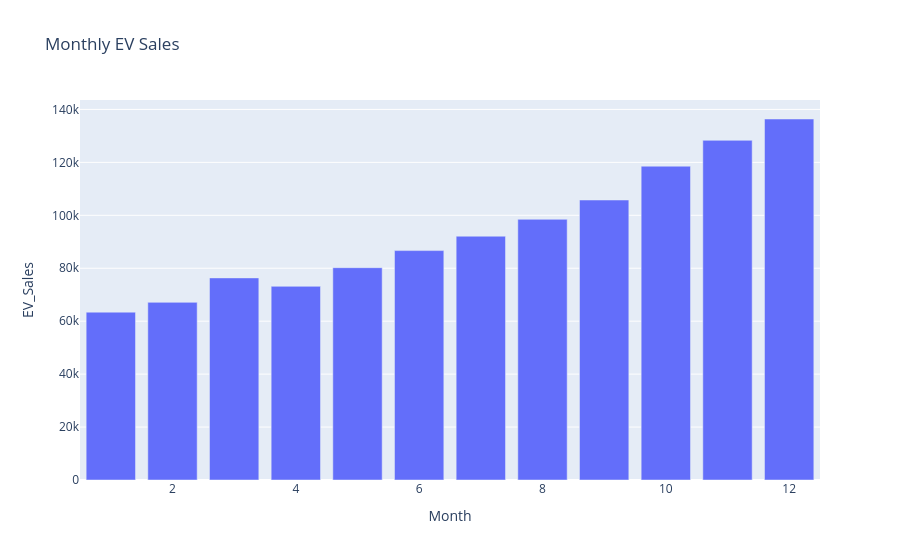

Write notebook code for a chart like this one.
### Code cell
fig = px.bar(
    monthly,
    x="Month",
    y="EV_Sales",
    title="Monthly EV Sales"
)

fig.show()

### Figure 1 — Plotly figure (JSON) as saved in the notebook; plotly's stock layout.template omitted (floating-point values rounded to 4 significant figures)
{"data": [{"hovertemplate": "Month=%{x}<br>EV_Sales=%{y}<extra></extra>", "legendgroup": "", "marker": {"color": "#636efa", "pattern": {"shape": ""}}, "name": "", "orientation": "v", "showlegend": false, "textposition": "auto", "type": "bar", "x": [1, 2, 3, 4, 5, 6, 7, 8, 9, 10, 11, 12], "xaxis": "x", "y": [63410, 67110, 76350, 73160, 80210, 86670, 92100, 98480, 105780, 118550, 128320, 136380], "yaxis": "y"}], "layout": {"barmode": "relative", "legend": {"tracegroupgap": 0}, "title": {"text": "Monthly EV Sales"}, "xaxis": {"anchor": "y", "domain": [0, 1], "title": {"text": "Month"}}, "yaxis": {"anchor": "x", "domain": [0, 1], "title": {"text": "EV_Sales"}}}}
